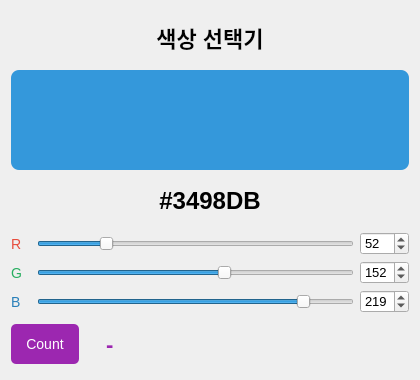
<?xml version="1.0" encoding="UTF-8"?>
<ui version="4.0">
 <class>Form</class>
 <widget class="QWidget" name="Form">
  <property name="geometry">
   <rect><x>0</x><y>0</y><width>420</width><height>380</height></rect>
  </property>
  <property name="windowTitle"><string>색상 선택기</string></property>
  <layout class="QVBoxLayout" name="verticalLayout">
   <item>
    <widget class="QLabel" name="label">
     <property name="text"><string>색상 선택기</string></property>
     <property name="alignment"><set>Qt::AlignCenter</set></property>
     <property name="styleSheet"><string notr="true">font-size: 22px; font-weight: bold; padding: 10px;</string></property>
    </widget>
   </item>
   <item>
    <widget class="QFrame" name="color_preview">
     <property name="minimumSize"><size><width>0</width><height>100</height></size></property>
     <property name="styleSheet"><string notr="true">background-color: #3498db; border-radius: 8px;</string></property>
    </widget>
   </item>
   <item>
    <widget class="QLabel" name="hex_label">
     <property name="text"><string>#3498DB</string></property>
     <property name="alignment"><set>Qt::AlignCenter</set></property>
     <property name="styleSheet"><string notr="true">font-size: 24px; font-weight: bold; padding: 5px;</string></property>
    </widget>
   </item>
   <item>
    <layout class="QHBoxLayout" name="r_row">
     <item><widget class="QLabel" name="lbl_r"><property name="text"><string>R</string></property><property name="styleSheet"><string notr="true">font-size:14px; color:#e74c3c; min-width:20px;</string></property></widget></item>
     <item><widget class="QSlider" name="slider_r"><property name="maximum"><number>255</number></property><property name="value"><number>52</number></property><property name="orientation"><enum>Qt::Horizontal</enum></property></widget></item>
     <item><widget class="QSpinBox" name="spin_r"><property name="maximum"><number>255</number></property><property name="value"><number>52</number></property><property name="styleSheet"><string notr="true">font-size:13px;</string></property></widget></item>
    </layout>
   </item>
   <item>
    <layout class="QHBoxLayout" name="g_row">
     <item><widget class="QLabel" name="lbl_g"><property name="text"><string>G</string></property><property name="styleSheet"><string notr="true">font-size:14px; color:#27ae60; min-width:20px;</string></property></widget></item>
     <item><widget class="QSlider" name="slider_g"><property name="maximum"><number>255</number></property><property name="value"><number>152</number></property><property name="orientation"><enum>Qt::Horizontal</enum></property></widget></item>
     <item><widget class="QSpinBox" name="spin_g"><property name="maximum"><number>255</number></property><property name="value"><number>152</number></property><property name="styleSheet"><string notr="true">font-size:13px;</string></property></widget></item>
    </layout>
   </item>
   <item>
    <layout class="QHBoxLayout" name="b_row">
     <item><widget class="QLabel" name="lbl_b"><property name="text"><string>B</string></property><property name="styleSheet"><string notr="true">font-size:14px; color:#2980b9; min-width:20px;</string></property></widget></item>
     <item><widget class="QSlider" name="slider_b"><property name="maximum"><number>255</number></property><property name="value"><number>219</number></property><property name="orientation"><enum>Qt::Horizontal</enum></property></widget></item>
     <item><widget class="QSpinBox" name="spin_b"><property name="maximum"><number>255</number></property><property name="value"><number>219</number></property><property name="styleSheet"><string notr="true">font-size:13px;</string></property></widget></item>
    </layout>
   </item>
   <item>
    <layout class="QHBoxLayout" name="count_layout">
     <item>
      <widget class="QPushButton" name="btn_count">
       <property name="minimumSize"><size><width>0</width><height>40</height></size></property>
       <property name="styleSheet"><string notr="true">font-size: 14px; background-color: #9c27b0; color: white; border: none; border-radius: 5px; padding: 5px 15px;</string></property>
       <property name="text"><string>Count</string></property>
      </widget>
     </item>
     <item>
      <widget class="QLabel" name="count_label">
       <property name="text"><string>-</string></property>
       <property name="styleSheet"><string notr="true">font-size: 22px; font-weight: bold; padding: 5px 15px; color: #9c27b0;</string></property>
      </widget>
     </item>
     <item>
      <spacer name="count_spacer">
       <property name="orientation"><enum>Qt::Horizontal</enum></property>
       <property name="sizeHint" stdset="0"><size><width>40</width><height>20</height></size></property>
      </spacer>
     </item>
    </layout>
   </item>
  </layout>
 </widget>
 <resources/>
 <connections/>
</ui>
